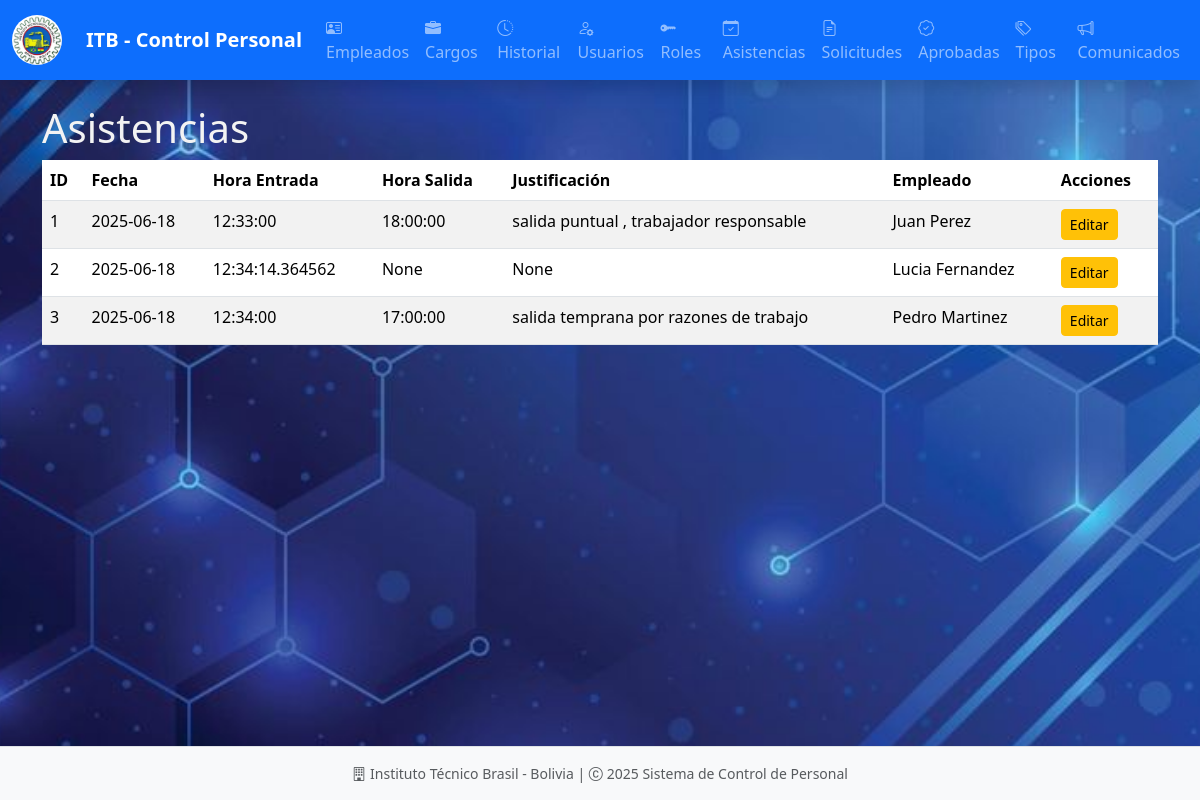
The page /asistencias/ on the database as committed earlier.
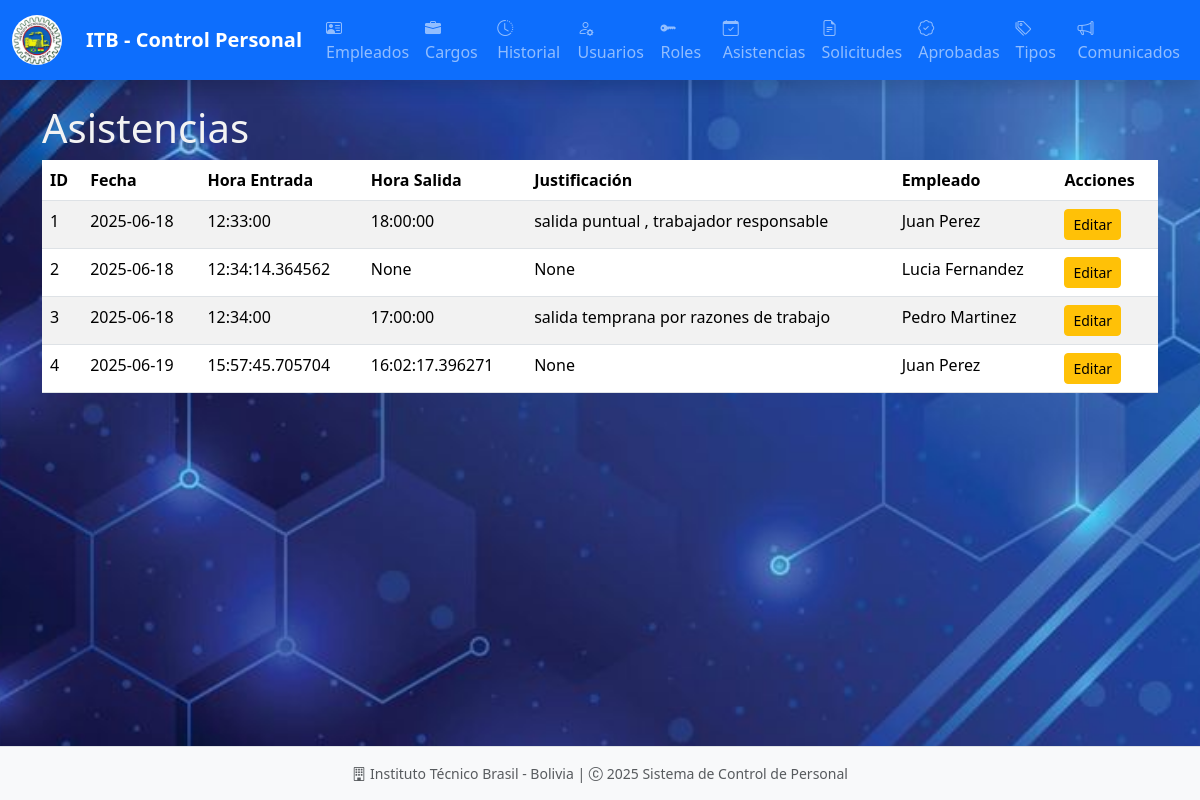
The same page on the database as committed later.
### models/asistencia_model.py (models this page shows, shortened)
class Asistencia(db.Model):
    __tablename__ = "asistencias"
    id = db.Column(db.Integer, primary_key=True)
    fecha = db.Column(db.Date, nullable=False, default=date.today)
    hora_entrada = db.Column(db.Time)
    hora_salida = db.Column(db.Time)
    justificacion = db.Column(db.Text)
    empleado_id = db.Column(db.Integer, db.ForeignKey('empleados.id'), nullable=False)
    empleado = db.relationship('Empleado', back_populates='asistencias')
    @staticmethod
    def get_all():
        return Asistencia.query.all()

### models/empleado_model.py (models this page shows, shortened)
class Empleado(db.Model):
    __tablename__ = "empleados"
    id = db.Column(db.Integer, primary_key=True)
    nombre = db.Column(db.String(255), nullable=False)
    apellido = db.Column(db.String(255), nullable=False)
    ci = db.Column(db.String(20), nullable=False, unique=True)
    email = db.Column(db.String(255), nullable=False, unique=True)
    telefono = db.Column(db.String(20), nullable=False)
    fecha = db.Column(db.DateTime, nullable=False, default=datetime.utcnow)
    cargo_id = db.Column(db.Integer, db.ForeignKey('cargos.id'), nullable=False)
    cargo = db.relationship('Cargo', back_populates='empleados')
    usuarios = db.relationship('Usuario', back_populates='empleado', uselist=False)
    asistencias = db.relationship('Asistencia', back_populates='empleado', cascade='all, delete-orphan')
    historial_laboral = db.relationship('Historial', back_populates='empleado', cascade='all, delete-orphan')
    licencias_aprobadas = db.relationship('LicenciaAprobada', back_populates='empleado', cascade='all, delete-orphan')
    solicitudes_licencia = db.relationship('SolicitudLicencia', back_populates='empleado', cascade='all, delete-orphan')
    def delete(self):
        db.session.delete(self)
        db.session.commit()

### controllers/asistencia_controller.py (the view)
@asistencia_bp.route('/')
def index():
    asistencias = Asistencia.get_all()
    return asistencia_view.list(asistencias)

### run.py (called while the page is built)
@app.context_processor
def inject_active_path():
    def is_active(path):
        return 'active' if request.path == path else ''
    return(dict(is_active = is_active))

### views/asistencia_view.py (called while the page is built)
def list(asistencias):
    return render_template('admin/asistencias/index.html', asistencias=asistencias)

### templates/admin/asistencias/index.html (shortened to what this page needs)
{% extends 'admin/base.html' %}
{% block content %}
<h1>Asistencias</h1>
<table class="table table-striped">
    <thead>
        <tr>
            <th>ID</th>
            <th>Fecha</th>
            <th>Hora Entrada</th>
            <th>Hora Salida</th>
            <th>Justificación</th>
            <th>Empleado</th>
            <th>Acciones</th>
        </tr>
    </thead>
    <tbody>
        {% for a in asistencias %}
        <tr>
            <td>{{ a.id }}</td>
            <td>{{ a.fecha }}</td>
            <td>{{ a.hora_entrada }}</td>
            <td>{{ a.hora_salida }}</td>
            <td>{{ a.justificacion }}</td>
            <td>{{ a.empleado.nombre }} {{ a.empleado.apellido }}</td>
            <td>
                <a href="{{ url_for('asistencia.edit', id=a.id) }}" class="btn btn-warning btn-sm">Editar</a>
            </td>
        </tr>
        {% endfor %}
    </tbody>
</table>
{% endblock %}

Rows that differ between the two databases and show on the page:
added Asistencia: id "4", fecha "2025-06-19", hora_entrada "15:57:45.705704", hora_salida "16:02:17.396271", justificacion "None", empleado.nombre "Juan", empleado.apellido "Perez"
